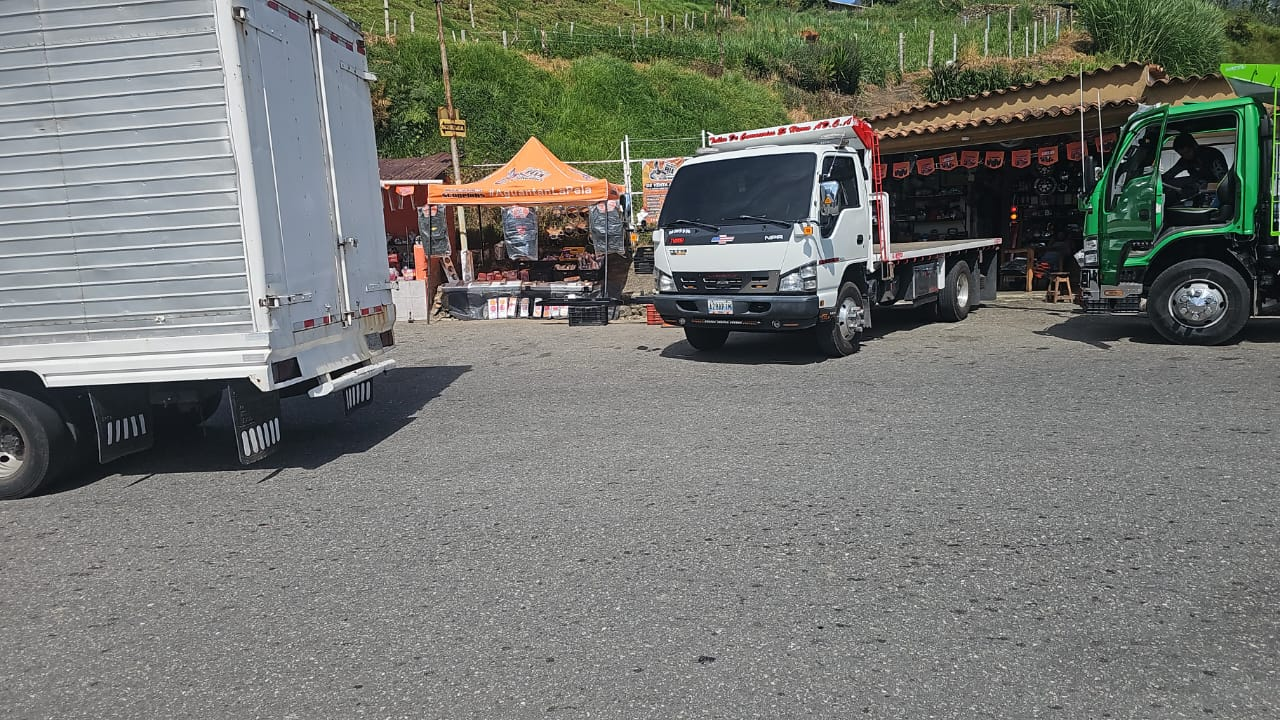
#> input picture piezas/sede_pueblo_llano_verdes/foto_sede_2.jpg, 1280 x 720 px, given in place of logo_alexmar_sticker.png, which was not available
$ python verdes.py
#> lines starting #> are read from the running program, lines starting #| are printed output that depends on the picture; pictures that were not available may be replaced by others from this repository, and a replacement may not be noted
"""Pieza 'Hasta que nademos entre los verdes' — sede Pueblo Llano.
Estilo frase sobre papel (referencia de Samer) + foto real de la sede fundida abajo. Post 1080x1350 e historia 1080x1920."""
import os, random
from PIL import Image, ImageDraw, ImageFont, ImageFilter, ImageEnhance, ImageChops
D = os.path.dirname(os.path.abspath(__file__)); R = os.path.join(D, "..", "..", "plantillas")
F = f"{R}/fonts"; ANTON = f"{F}/Anton.ttf"; M9 = f"{F}/Mont900.ttf"; VF = f"{F}/Montserrat-VF.ttf"; SCRIPT = f"{F}/GreatVibes.ttf"
TERRA = (217, 119, 87); INK = (26, 26, 26); CHAR = (43, 43, 43); PAPER = (245, 240, 232); CREAM = (245, 240, 232)
LOGO = Image.open(f"{R}/assets/logo_alexmar_sticker.png").convert("RGBA"); LOGO = LOGO.crop(LOGO.getbbox())

def mont(size, weight):
    f = ImageFont.truetype(VF, size); f.set_variation_by_name(weight); return f

def paper(W, H):
#> called with W = 1080, H = 1350
    random.seed(7); base = Image.new("RGB", (W, H), PAPER)
#> after `base = Image.new('RGB', (W, H), PAPER)`:
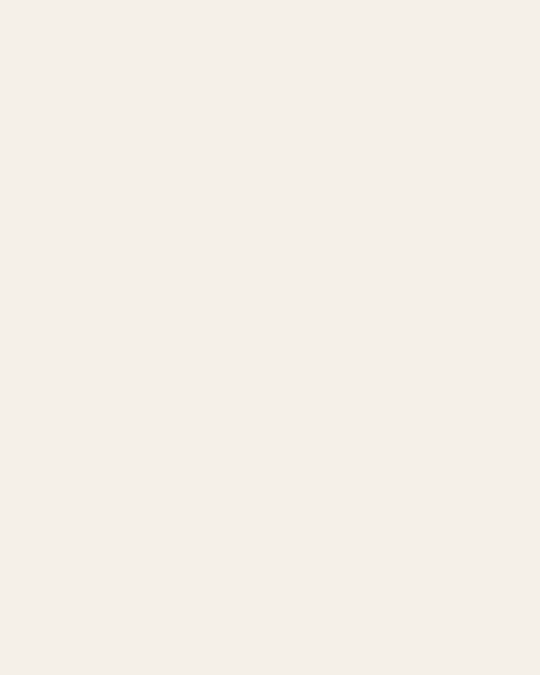
#> base: PIL image 1080x1350 RGB (shown at 1/2 size); mean R, G, B 245, 240, 232
    n = Image.effect_noise((W, H), 22).convert("L").filter(ImageFilter.GaussianBlur(0.6))
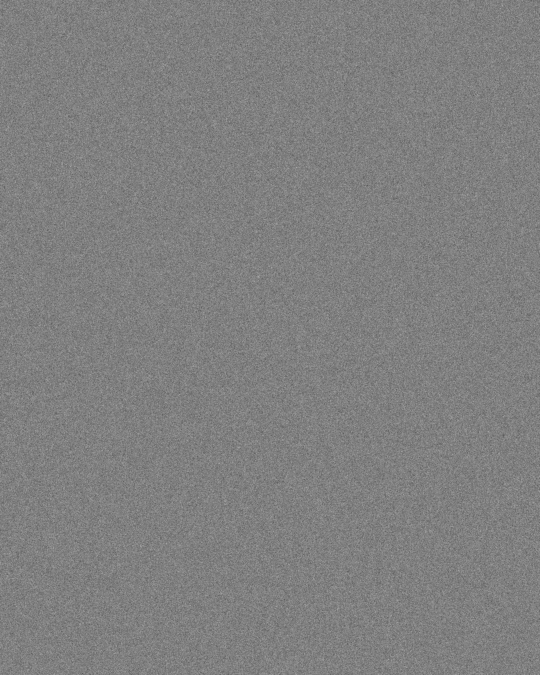
#> n: PIL image 1080x1350 L (shown at 1/2 size); min 65, max 187, mean 127.5
    n = ImageEnhance.Contrast(n).enhance(0.55)
    tex = Image.merge("RGB", (n, n, n)); base = ImageChops.blend(base, ImageChops.multiply(base, tex.point(lambda v: 200 + v // 4)), 0.55)
    g = Image.new("L", (W, H), 0); d = ImageDraw.Draw(g)   # luz suave arriba a la izquierda
#> after `g = Image.new('L', (W, H), 0)`: g: PIL image 1080x1350 L; every value is 0
    d.ellipse((-W * 0.6, -H * 0.5, W * 0.9, H * 0.55), fill=255); g = g.filter(ImageFilter.GaussianBlur(200))
#> after `g = g.filter(ImageFilter.GaussianBlur(200))`:
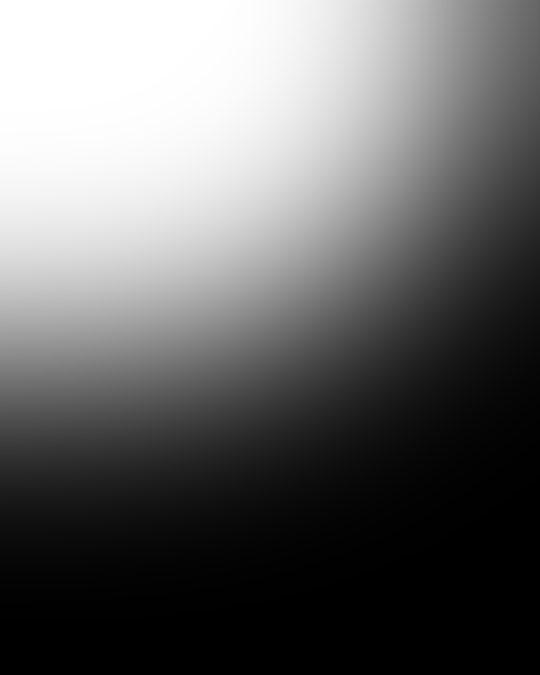
#> g: PIL image 1080x1350 L (shown at 1/2 size); min 0, max 255, mean 103.3
    return Image.composite(base, ImageEnhance.Brightness(base).enhance(0.93), g).convert("RGBA")
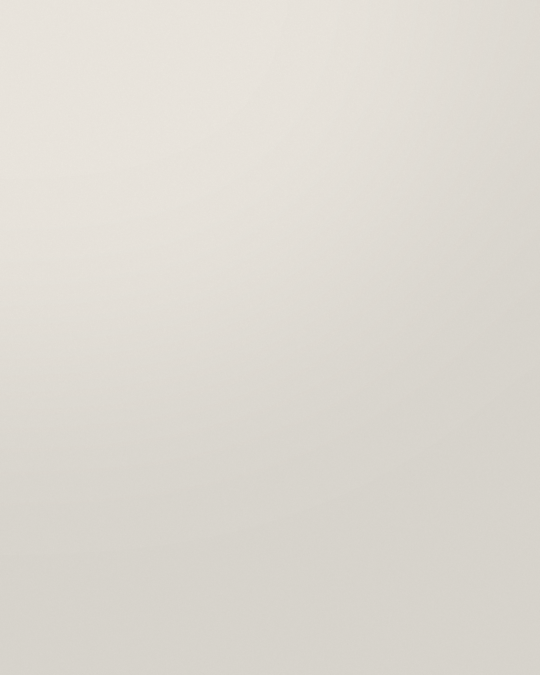
#> returned value: PIL image 1080x1350 RGBA (shown at 1/2 size); mean R, G, B, A 221.5, 217.5, 210, 255

def shadow(im, blur=10, op=190, off=(0, 4)):
    pad = blur * 3; b = Image.new("RGBA", (im.width + pad * 2, im.height + pad * 2), (0, 0, 0, 0))
    a = im.split()[3].point(lambda v: v * op // 255); k = Image.new("RGBA", im.size, (0, 0, 0, 255)); k.putalpha(a)
    s = Image.new("RGBA", b.size, (0, 0, 0, 0)); s.paste(k, (pad + off[0], pad + off[1]), k)
    s = s.filter(ImageFilter.GaussianBlur(blur)); b.alpha_composite(s); b.alpha_composite(im, (pad, pad)); return b, pad

def build(W, H, out, story=False):
    cv = paper(W, H); dr = ImageDraw.Draw(cv)
    top = 150 if not story else 300; size = 66 if not story else 74
    # kicker
    k = "SEDE  PUEBLO  LLANO"; fk = mont(26 if not story else 30, "Bold"); kw = dr.textlength(k, font=fk) + 6 * len(k)
    x = (W - kw) / 2
    for c in k: dr.text((x, top), c, font=fk, fill=TERRA); x += dr.textlength(c, font=fk) + 6
    # frase: “Hasta que nademos / entre los verdes.”
    y = top + (90 if not story else 110)
    l1, l2 = "Hasta que nademos", "entre los verdes."
    fr, fb = mont(size, "Regular"), mont(size, "ExtraBold")
    w1, w2 = dr.textlength(l1, font=fr), dr.textlength(l2, font=fb)
    x1 = (W - w1) / 2 + 30; x2 = (W - w2) / 2
    fq = ImageFont.truetype(ANTON, int(size * 1.9)); dr.text((x1 - 92, y - int(size * 0.55)), "“", font=fq, fill=TERRA)
    dr.text((x1, y), l1, font=fr, fill=INK); y += int(size * 1.22)
    dr.text((x2, y), l2, font=fb, fill=INK)
    # marca de agua tipo usuario, como en la referencia
    fw = mont(19 if not story else 22, "Medium"); s = "@ A U T O A L E X M A R _ C A R"
    dr.text(((W - dr.textlength(s, font=fw)) / 2, y + int(size * 1.25)), s, font=fw, fill=(150, 145, 138))
    # firma
    fs = ImageFont.truetype(SCRIPT, 112 if not story else 128); sig = "Alexmar"
    sw = dr.textlength(sig, font=fs); sy = y + (150 if not story else 190)
    dr.text((W - sw - (150 if not story else 170), sy), sig, font=fs, fill=INK)
    dr.line((W - sw - 140, sy + (122 if not story else 140), W - 130, sy + (114 if not story else 132)), fill=INK, width=2)
    # foto de la sede abajo, fundida con el papel
    ph = Image.open(f"{D}/foto_sede.jpg").convert("RGB")
    ph = ImageEnhance.Color(ph).enhance(1.12); ph = ImageEnhance.Contrast(ph).enhance(1.06)
    ph_top = int(H * (0.43 if not story else 0.47)); ph_h = H - ph_top
    sc = max(W / ph.width, ph_h / ph.height); ph = ph.resize((round(ph.width * sc), round(ph.height * sc)), Image.LANCZOS)
    cx = int(ph.width * 0.5 - W / 2); ph = ph.crop((max(0, cx), ph.height - ph_h, max(0, cx) + W, ph.height)).convert("RGBA")
    m = Image.new("L", (W, ph_h), 255); md = ImageDraw.Draw(m); fade = int(ph_h * 0.32)
    for yy in range(fade): md.line((0, yy, W, yy), fill=int(255 * (yy / fade) ** 1.6))
    ph.putalpha(m); cv.alpha_composite(ph, (0, ph_top))
    # pie: degradado oscuro + logo + teléfono
    g = Image.new("RGBA", (W, H), (0, 0, 0, 0)); gd = ImageDraw.Draw(g); g0 = H - (300 if not story else 420)
    for yy in range(g0, H): gd.line((0, yy, W, yy), fill=(10, 10, 10, int(215 * ((yy - g0) / (H - g0)) ** 1.1)))
    cv.alpha_composite(g)
    lw = 170 if not story else 210; lg = LOGO.resize((lw, int(LOGO.height * lw / LOGO.width)), Image.LANCZOS); lg, p = shadow(lg)
    ly = H - lg.height + 2 * p - (40 if not story else 120); cv.alpha_composite(lg, (44 - p, ly - p))
    dr = ImageDraw.Draw(cv); xt = 44 + lw + 26
    fa = ImageFont.truetype(ANTON, 70 if not story else 84); dr.text((xt, ly + 4), "ALEXMAR", font=fa, fill=TERRA)
    fp = ImageFont.truetype(ANTON, 50 if not story else 60); dr.text((xt, ly + (86 if not story else 104)), "0416-676 83 93", font=fp, fill=CREAM)
    fl = mont(20 if not story else 24, "SemiBold"); dr.text((xt, ly + (148 if not story else 178)), "Pueblo Llano · C-9, sector La Curva de Los Luises", font=fl, fill=CREAM)
    cv.convert("RGB").save(f"{D}/{out}", quality=95)

#> (the run stopped early here; a loop or call above may not have finished)
